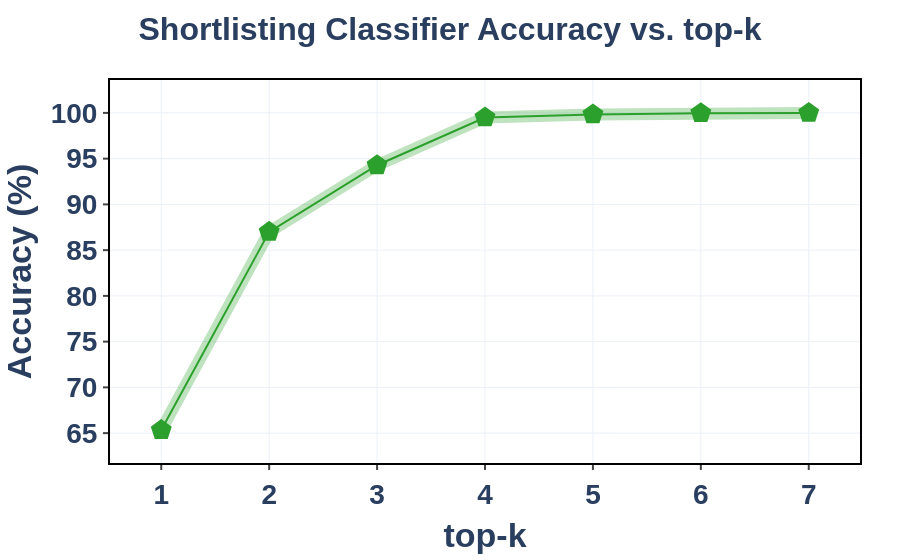

Notebook cell for this chart:
### Code cell
# Set default template for a clean, paper-ready look
pio.templates.default = "plotly_white"

# Data from your LaTeX table
data = {
    'top-k': [1, 2, 3, 4, 5, 6, 7],
    'Accuracy (%)': [65.33, 87.00, 94.28, 99.50, 99.83, 99.97, 100.00]
}
df = pd.DataFrame(data)

# Define a style for the plot
main_color = 'rgba(44, 160, 44, 1)'   # Green
bg_color = 'rgba(44, 160, 44, 0.3)'   # Lighter, semi-transparent green
marker_symbol = 'pentagon'

# Create the figure object
fig = go.Figure()

# Add the background trace (thick, semi-transparent line)
fig.add_trace(go.Scatter(
    x=df["top-k"],
    y=df["Accuracy (%)"],
    mode='lines',
    line=dict(color=bg_color, width=12),
    hoverinfo='none'
))

# Add the foreground trace (thin line with markers)
fig.add_trace(go.Scatter(
    x=df["top-k"],
    y=df["Accuracy (%)"],
    mode='lines+markers',
    name='Accuracy',
    line=dict(color=main_color, width=2),
    marker=dict(
        color=main_color,
        symbol=marker_symbol,
        size=22
    )
))

# Apply the detailed layout and styling
fig.update_layout(
    title=dict(
        text='<b>Shortlisting Classifier Accuracy vs. top-k</b>',
        x=0.5,
        font=dict(size=32)
    ),
    xaxis_title='<b>top-k</b>',
    yaxis_title='<b>Accuracy (%)</b>',
    font=dict(size=28, family="Arial, sans-serif"),
    showlegend=False,
    margin=dict(l=80, r=40, t=80, b=80),
    paper_bgcolor="white",
    plot_bgcolor="white",
)

# Style the X and Y axes
fig.update_xaxes(
    showline=True,
    linewidth=2,
    linecolor='black',
    mirror=True,
    ticks="outside",
    tickwidth=2,
    tickfont=dict(weight='bold')
)
fig.update_yaxes(
    showline=True,
    linewidth=2,
    linecolor='black',
    mirror=True,
    ticks="outside",
    tickwidth=2,
    tickfont=dict(weight='bold')
)

# Save the figure as a static image
fig.write_image("shortlisting_accuracy_vs_top_k.png", scale=3)

fig.show()

### Figure 1 — Plotly figure (JSON) as saved in the notebook; plotly's stock layout.template omitted (floating-point values rounded to 4 significant figures)
{"data": [{"hoverinfo": "none", "line": {"color": "rgba(44, 160, 44, 0.3)", "width": 12}, "mode": "lines", "type": "scatter", "x": [1, 2, 3, 4, 5, 6, 7], "y": [65.33, 87.0, 94.28, 99.5, 99.83, 99.97, 100.0]}, {"line": {"color": "rgba(44, 160, 44, 1)", "width": 2}, "marker": {"color": "rgba(44, 160, 44, 1)", "size": 22, "symbol": "pentagon"}, "mode": "lines+markers", "name": "Accuracy", "type": "scatter", "x": [1, 2, 3, 4, 5, 6, 7], "y": [65.33, 87.0, 94.28, 99.5, 99.83, 99.97, 100.0]}], "layout": {"font": {"family": "Arial, sans-serif", "size": 28}, "margin": {"b": 80, "l": 80, "r": 40, "t": 80}, "paper_bgcolor": "white", "plot_bgcolor": "white", "showlegend": false, "title": {"font": {"size": 32}, "text": "<b>Shortlisting Classifier Accuracy vs. top-k</b>", "x": 0.5}, "xaxis": {"linecolor": "black", "linewidth": 2, "mirror": true, "showline": true, "tickfont": {"weight": "bold"}, "ticks": "outside", "tickwidth": 2, "title": {"text": "<b>top-k</b>"}}, "yaxis": {"linecolor": "black", "linewidth": 2, "mirror": true, "showline": true, "tickfont": {"weight": "bold"}, "ticks": "outside", "tickwidth": 2, "title": {"text": "<b>Accuracy (%)</b>"}}}}
